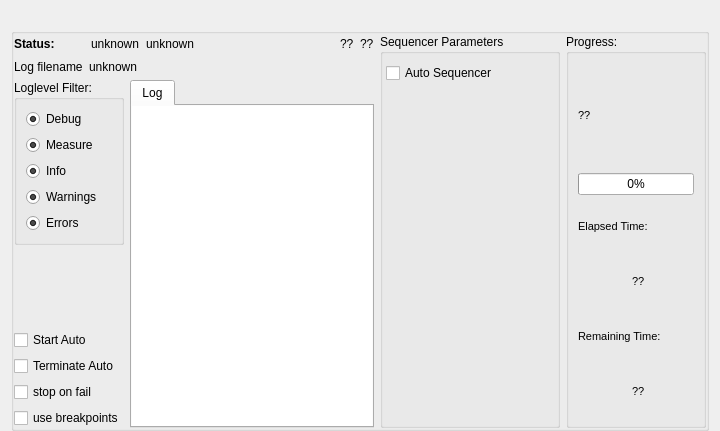
<?xml version="1.0" encoding="UTF-8"?>
<ui version="4.0">
 <class>Dialog</class>
 <widget class="QDialog" name="Dialog">
  <property name="geometry">
   <rect>
    <x>0</x>
    <y>0</y>
    <width>720</width>
    <height>431</height>
   </rect>
  </property>
  <property name="windowTitle">
   <string>Semi-Control   (no Project info found)</string>
  </property>
  <property name="toolTip">
   <string/>
  </property>
  <layout class="QVBoxLayout" name="verticalLayout">
   <property name="spacing">
    <number>0</number>
   </property>
   <property name="topMargin">
    <number>0</number>
   </property>
   <property name="bottomMargin">
    <number>0</number>
   </property>
   <item>
    <widget class="QFrame" name="MenuBar">
     <property name="enabled">
      <bool>true</bool>
     </property>
     <property name="sizePolicy">
      <sizepolicy hsizetype="Preferred" vsizetype="Minimum">
       <horstretch>0</horstretch>
       <verstretch>0</verstretch>
      </sizepolicy>
     </property>
     <property name="minimumSize">
      <size>
       <width>0</width>
       <height>28</height>
      </size>
     </property>
     <property name="contextMenuPolicy">
      <enum>Qt::ActionsContextMenu</enum>
     </property>
     <property name="autoFillBackground">
      <bool>true</bool>
     </property>
     <layout class="QVBoxLayout" name="verticalLayout_7">
      <property name="spacing">
       <number>2</number>
      </property>
      <property name="leftMargin">
       <number>0</number>
      </property>
      <property name="topMargin">
       <number>0</number>
      </property>
      <property name="rightMargin">
       <number>0</number>
      </property>
      <property name="bottomMargin">
       <number>0</number>
      </property>
      <item>
       <layout class="QHBoxLayout" name="horizontalLayout_4">
        <property name="spacing">
         <number>10</number>
        </property>
        <property name="sizeConstraint">
         <enum>QLayout::SetMaximumSize</enum>
        </property>
        <property name="topMargin">
         <number>0</number>
        </property>
       </layout>
      </item>
     </layout>
    </widget>
   </item>
   <item>
    <widget class="QGroupBox" name="Bcomputer">
     <property name="statusTip">
      <string/>
     </property>
     <property name="title">
      <string/>
     </property>
     <layout class="QHBoxLayout" name="horizontalLayout_5">
      <property name="leftMargin">
       <number>0</number>
      </property>
      <property name="topMargin">
       <number>0</number>
      </property>
      <property name="rightMargin">
       <number>0</number>
      </property>
      <property name="bottomMargin">
       <number>0</number>
      </property>
      <item>
       <layout class="QVBoxLayout" name="verticalLayout_3">
        <item>
         <layout class="QHBoxLayout" name="horizontalLayout">
          <item>
           <widget class="QLabel" name="Lstatuslabel">
            <property name="maximumSize">
             <size>
              <width>70</width>
              <height>16777215</height>
             </size>
            </property>
            <property name="font">
             <font>
              <pointsize>9</pointsize>
              <weight>75</weight>
              <bold>true</bold>
             </font>
            </property>
            <property name="text">
             <string>Status:</string>
            </property>
           </widget>
          </item>
          <item>
           <spacer name="horizontalSpacer_4">
            <property name="orientation">
             <enum>Qt::Horizontal</enum>
            </property>
            <property name="sizeType">
             <enum>QSizePolicy::Fixed</enum>
            </property>
            <property name="sizeHint" stdset="0">
             <size>
              <width>30</width>
              <height>20</height>
             </size>
            </property>
           </spacer>
          </item>
          <item>
           <widget class="QLabel" name="Lcycle">
            <property name="text">
             <string>unknown</string>
            </property>
           </widget>
          </item>
          <item>
           <widget class="QLabel" name="Lstatus">
            <property name="statusTip">
             <string>my actual MQTT-status</string>
            </property>
            <property name="text">
             <string>unknown</string>
            </property>
           </widget>
          </item>
          <item>
           <spacer name="horizontalSpacer_5">
            <property name="orientation">
             <enum>Qt::Horizontal</enum>
            </property>
            <property name="sizeHint" stdset="0">
             <size>
              <width>40</width>
              <height>20</height>
             </size>
            </property>
           </spacer>
          </item>
          <item>
           <widget class="QLabel" name="Ldate">
            <property name="sizePolicy">
             <sizepolicy hsizetype="Maximum" vsizetype="Preferred">
              <horstretch>0</horstretch>
              <verstretch>0</verstretch>
             </sizepolicy>
            </property>
            <property name="text">
             <string>??</string>
            </property>
           </widget>
          </item>
          <item>
           <widget class="QLabel" name="Lresult">
            <property name="sizePolicy">
             <sizepolicy hsizetype="Maximum" vsizetype="Preferred">
              <horstretch>0</horstretch>
              <verstretch>0</verstretch>
             </sizepolicy>
            </property>
            <property name="text">
             <string>??</string>
            </property>
           </widget>
          </item>
         </layout>
        </item>
        <item>
         <layout class="QHBoxLayout" name="horizontalLayout_3">
          <item>
           <widget class="QLabel" name="label">
            <property name="sizePolicy">
             <sizepolicy hsizetype="Maximum" vsizetype="Preferred">
              <horstretch>0</horstretch>
              <verstretch>0</verstretch>
             </sizepolicy>
            </property>
            <property name="text">
             <string>Log filename</string>
            </property>
           </widget>
          </item>
          <item>
           <widget class="QLabel" name="Llogfilename">
            <property name="statusTip">
             <string>my actual logfile</string>
            </property>
            <property name="text">
             <string>unknown</string>
            </property>
           </widget>
          </item>
         </layout>
        </item>
        <item>
         <layout class="QHBoxLayout" name="horizontalLayout_2">
          <item>
           <layout class="QVBoxLayout" name="verticalLayout_2">
            <item>
             <widget class="QGroupBox" name="GBfilter">
              <property name="sizePolicy">
               <sizepolicy hsizetype="Preferred" vsizetype="Minimum">
                <horstretch>0</horstretch>
                <verstretch>0</verstretch>
               </sizepolicy>
              </property>
              <property name="minimumSize">
               <size>
                <width>100</width>
                <height>0</height>
               </size>
              </property>
              <property name="title">
               <string>Loglevel Filter:</string>
              </property>
              <layout class="QVBoxLayout" name="verticalLayout_6">
               <item>
                <widget class="QRadioButton" name="RBdebug">
                 <property name="text">
                  <string>Debug</string>
                 </property>
                 <property name="checked">
                  <bool>true</bool>
                 </property>
                 <property name="autoExclusive">
                  <bool>false</bool>
                 </property>
                </widget>
               </item>
               <item>
                <widget class="QRadioButton" name="RBmeasure">
                 <property name="text">
                  <string>Measure</string>
                 </property>
                 <property name="checked">
                  <bool>true</bool>
                 </property>
                 <property name="autoExclusive">
                  <bool>false</bool>
                 </property>
                </widget>
               </item>
               <item>
                <widget class="QRadioButton" name="RBinfo">
                 <property name="text">
                  <string>Info</string>
                 </property>
                 <property name="checked">
                  <bool>true</bool>
                 </property>
                 <property name="autoExclusive">
                  <bool>false</bool>
                 </property>
                </widget>
               </item>
               <item>
                <widget class="QRadioButton" name="RBwarning">
                 <property name="text">
                  <string>Warnings</string>
                 </property>
                 <property name="checked">
                  <bool>true</bool>
                 </property>
                 <property name="autoExclusive">
                  <bool>false</bool>
                 </property>
                </widget>
               </item>
               <item>
                <widget class="QRadioButton" name="RBerror">
                 <property name="text">
                  <string>Errors</string>
                 </property>
                 <property name="checked">
                  <bool>true</bool>
                 </property>
                 <property name="autoExclusive">
                  <bool>false</bool>
                 </property>
                </widget>
               </item>
              </layout>
             </widget>
            </item>
            <item>
             <spacer name="verticalSpacer_4">
              <property name="orientation">
               <enum>Qt::Vertical</enum>
              </property>
              <property name="sizeHint" stdset="0">
               <size>
                <width>20</width>
                <height>40</height>
               </size>
              </property>
             </spacer>
            </item>
            <item>
             <widget class="QCheckBox" name="CBstartauto">
              <property name="enabled">
               <bool>true</bool>
              </property>
              <property name="toolTip">
               <string>send next after start the Test flow</string>
              </property>
              <property name="statusTip">
               <string/>
              </property>
              <property name="text">
               <string>Start Auto</string>
              </property>
              <property name="checked">
               <bool>false</bool>
              </property>
             </widget>
            </item>
            <item>
             <widget class="QCheckBox" name="CBstopauto">
              <property name="toolTip">
               <string>send terminate after last next </string>
              </property>
              <property name="text">
               <string>Terminate Auto</string>
              </property>
              <property name="iconSize">
               <size>
                <width>16</width>
                <height>11</height>
               </size>
              </property>
             </widget>
            </item>
            <item>
             <widget class="QCheckBox" name="CBstoponfail">
              <property name="text">
               <string>stop on fail</string>
              </property>
              <property name="checked">
               <bool>false</bool>
              </property>
             </widget>
            </item>
            <item>
             <widget class="QCheckBox" name="CBholdonbreak">
              <property name="enabled">
               <bool>true</bool>
              </property>
              <property name="toolTip">
               <string>enable Workaround for breakpoints in the TestApp</string>
              </property>
              <property name="statusTip">
               <string>if you switch from enable to disable, than click terminate and restart your app in Spyder</string>
              </property>
              <property name="text">
               <string>use breakpoints</string>
              </property>
              <property name="iconSize">
               <size>
                <width>13</width>
                <height>16</height>
               </size>
              </property>
             </widget>
            </item>
           </layout>
          </item>
          <item>
           <widget class="QTabWidget" name="tabs">
            <property name="enabled">
             <bool>true</bool>
            </property>
            <property name="tabShape">
             <enum>QTabWidget::Rounded</enum>
            </property>
            <property name="currentIndex">
             <number>0</number>
            </property>
            <widget class="QWidget" name="log">
             <attribute name="title">
              <string>Log</string>
             </attribute>
             <layout class="QVBoxLayout" name="verticalLayout_10">
              <property name="spacing">
               <number>0</number>
              </property>
              <property name="leftMargin">
               <number>0</number>
              </property>
              <property name="topMargin">
               <number>0</number>
              </property>
              <property name="rightMargin">
               <number>0</number>
              </property>
              <property name="bottomMargin">
               <number>0</number>
              </property>
              <item>
               <widget class="QTextEdit" name="TElogging">
                <property name="sizePolicy">
                 <sizepolicy hsizetype="Expanding" vsizetype="Expanding">
                  <horstretch>0</horstretch>
                  <verstretch>0</verstretch>
                 </sizepolicy>
                </property>
                <property name="frameShape">
                 <enum>QFrame::NoFrame</enum>
                </property>
                <property name="frameShadow">
                 <enum>QFrame::Plain</enum>
                </property>
                <property name="lineWidth">
                 <number>0</number>
                </property>
                <property name="html">
                 <string>&lt;!DOCTYPE HTML PUBLIC &quot;-//W3C//DTD HTML 4.0//EN&quot; &quot;http://www.w3.org/TR/REC-html40/strict.dtd&quot;&gt;
&lt;html&gt;&lt;head&gt;&lt;meta name=&quot;qrichtext&quot; content=&quot;1&quot; /&gt;&lt;style type=&quot;text/css&quot;&gt;
p, li { white-space: pre-wrap; }
&lt;/style&gt;&lt;/head&gt;&lt;body style=&quot; font-family:'MS Shell Dlg 2'; font-size:8.25pt; font-weight:400; font-style:normal;&quot;&gt;
&lt;p style=&quot;-qt-paragraph-type:empty; margin-top:0px; margin-bottom:0px; margin-left:0px; margin-right:0px; -qt-block-indent:0; text-indent:0px;&quot;&gt;&lt;br /&gt;&lt;/p&gt;&lt;/body&gt;&lt;/html&gt;</string>
                </property>
               </widget>
              </item>
             </layout>
            </widget>
           </widget>
          </item>
         </layout>
        </item>
       </layout>
      </item>
      <item>
       <widget class="QGroupBox" name="Gsequencer">
        <property name="enabled">
         <bool>true</bool>
        </property>
        <property name="sizePolicy">
         <sizepolicy hsizetype="Maximum" vsizetype="Preferred">
          <horstretch>0</horstretch>
          <verstretch>0</verstretch>
         </sizepolicy>
        </property>
        <property name="minimumSize">
         <size>
          <width>180</width>
          <height>0</height>
         </size>
        </property>
        <property name="toolTip">
         <string>Sequencer, clicked left Button for Menu</string>
        </property>
        <property name="title">
         <string>Sequencer Parameters</string>
        </property>
        <layout class="QVBoxLayout" name="verticalLayout_9">
         <property name="leftMargin">
          <number>3</number>
         </property>
         <property name="rightMargin">
          <number>3</number>
         </property>
         <property name="bottomMargin">
          <number>3</number>
         </property>
         <item>
          <widget class="QCheckBox" name="CBautoseq">
           <property name="toolTip">
            <string>stepwise with next or run completely through the Sequencer  with one next</string>
           </property>
           <property name="text">
            <string>Auto Sequencer</string>
           </property>
          </widget>
         </item>
         <item>
          <widget class="QFrame" name="Fsequencer">
           <property name="toolTip">
            <string/>
           </property>
           <property name="frameShape">
            <enum>QFrame::NoFrame</enum>
           </property>
           <property name="frameShadow">
            <enum>QFrame::Plain</enum>
           </property>
           <property name="lineWidth">
            <number>0</number>
           </property>
          </widget>
         </item>
        </layout>
       </widget>
      </item>
      <item>
       <widget class="QGroupBox" name="Gprogress">
        <property name="sizePolicy">
         <sizepolicy hsizetype="Maximum" vsizetype="Preferred">
          <horstretch>0</horstretch>
          <verstretch>0</verstretch>
         </sizepolicy>
        </property>
        <property name="minimumSize">
         <size>
          <width>140</width>
          <height>0</height>
         </size>
        </property>
        <property name="title">
         <string>Progress:</string>
        </property>
        <layout class="QVBoxLayout" name="verticalLayout_8">
         <item>
          <widget class="QLabel" name="Ltestbench">
           <property name="sizePolicy">
            <sizepolicy hsizetype="Maximum" vsizetype="Preferred">
             <horstretch>0</horstretch>
             <verstretch>0</verstretch>
            </sizepolicy>
           </property>
           <property name="minimumSize">
            <size>
             <width>0</width>
             <height>0</height>
            </size>
           </property>
           <property name="font">
            <font>
             <pointsize>8</pointsize>
            </font>
           </property>
           <property name="text">
            <string>??</string>
           </property>
          </widget>
         </item>
         <item>
          <widget class="QProgressBar" name="Progressbar_testbench">
           <property name="maximum">
            <number>2</number>
           </property>
           <property name="value">
            <number>0</number>
           </property>
          </widget>
         </item>
         <item>
          <layout class="QVBoxLayout" name="verticalLayout_4">
           <item>
            <widget class="QLabel" name="LLelapsed">
             <property name="sizePolicy">
              <sizepolicy hsizetype="Maximum" vsizetype="Preferred">
               <horstretch>0</horstretch>
               <verstretch>0</verstretch>
              </sizepolicy>
             </property>
             <property name="minimumSize">
              <size>
               <width>0</width>
               <height>0</height>
              </size>
             </property>
             <property name="font">
              <font>
               <pointsize>8</pointsize>
              </font>
             </property>
             <property name="text">
              <string>Elapsed Time:  </string>
             </property>
            </widget>
           </item>
           <item>
            <layout class="QHBoxLayout" name="horizontalLayout_6">
             <item>
              <spacer name="horizontalSpacer_2">
               <property name="orientation">
                <enum>Qt::Horizontal</enum>
               </property>
               <property name="sizeType">
                <enum>QSizePolicy::Fixed</enum>
               </property>
               <property name="sizeHint" stdset="0">
                <size>
                 <width>5</width>
                 <height>20</height>
                </size>
               </property>
              </spacer>
             </item>
             <item>
              <widget class="QLabel" name="Lelapsed">
               <property name="sizePolicy">
                <sizepolicy hsizetype="Maximum" vsizetype="Preferred">
                 <horstretch>0</horstretch>
                 <verstretch>0</verstretch>
                </sizepolicy>
               </property>
               <property name="minimumSize">
                <size>
                 <width>0</width>
                 <height>0</height>
                </size>
               </property>
               <property name="font">
                <font>
                 <pointsize>8</pointsize>
                </font>
               </property>
               <property name="text">
                <string>??</string>
               </property>
              </widget>
             </item>
            </layout>
           </item>
          </layout>
         </item>
         <item>
          <layout class="QVBoxLayout" name="verticalLayout_5">
           <item>
            <widget class="QLabel" name="LLremain">
             <property name="sizePolicy">
              <sizepolicy hsizetype="Maximum" vsizetype="Preferred">
               <horstretch>0</horstretch>
               <verstretch>0</verstretch>
              </sizepolicy>
             </property>
             <property name="minimumSize">
              <size>
               <width>0</width>
               <height>0</height>
              </size>
             </property>
             <property name="font">
              <font>
               <pointsize>8</pointsize>
              </font>
             </property>
             <property name="text">
              <string>Remaining Time:</string>
             </property>
            </widget>
           </item>
           <item>
            <layout class="QHBoxLayout" name="horizontalLayout_7">
             <item>
              <spacer name="horizontalSpacer_3">
               <property name="orientation">
                <enum>Qt::Horizontal</enum>
               </property>
               <property name="sizeType">
                <enum>QSizePolicy::Fixed</enum>
               </property>
               <property name="sizeHint" stdset="0">
                <size>
                 <width>5</width>
                 <height>20</height>
                </size>
               </property>
              </spacer>
             </item>
             <item>
              <widget class="QLabel" name="Lremain">
               <property name="sizePolicy">
                <sizepolicy hsizetype="Maximum" vsizetype="Preferred">
                 <horstretch>0</horstretch>
                 <verstretch>0</verstretch>
                </sizepolicy>
               </property>
               <property name="minimumSize">
                <size>
                 <width>0</width>
                 <height>0</height>
                </size>
               </property>
               <property name="font">
                <font>
                 <pointsize>8</pointsize>
                </font>
               </property>
               <property name="text">
                <string>??</string>
               </property>
              </widget>
             </item>
            </layout>
           </item>
          </layout>
         </item>
        </layout>
       </widget>
      </item>
     </layout>
    </widget>
   </item>
  </layout>
 </widget>
 <resources/>
 <connections/>
</ui>
